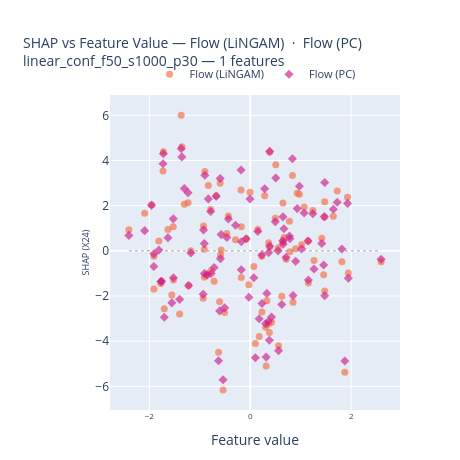
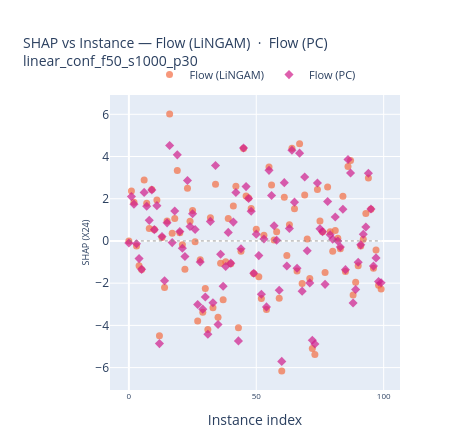
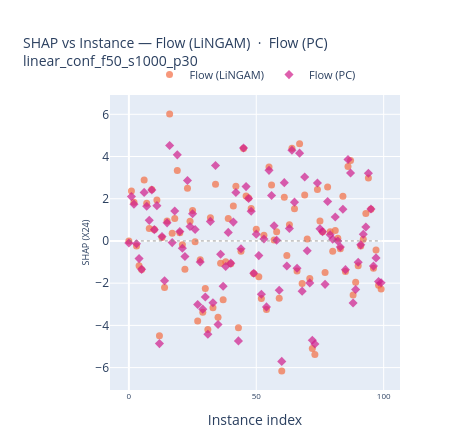

Notebook code for these charts, in order:
### Code cell
baseline = "Flow (LiNGAM)"
compared = "Flow (PC)"

# SHAP vs Feature Value
plot_shap_vs_feature(
    shap_data, feature_names, x_test,
    method_1=baseline,
    method_2=compared,
    features=features_names,
    dataset=DATASET,
    save_dir=PLOTS_DIR,
)

# SHAP vs Instance
plot_shap_vs_instance(
    shap_data, feature_names,
    method_1=baseline,
    method_2=compared,
    features=features_names,
    # instance_idx=instance_idx,   # optional — None = all instances
    dataset=DATASET,
    mode="markers",  
    save_dir=PLOTS_DIR, # or "lines+markers"
)
